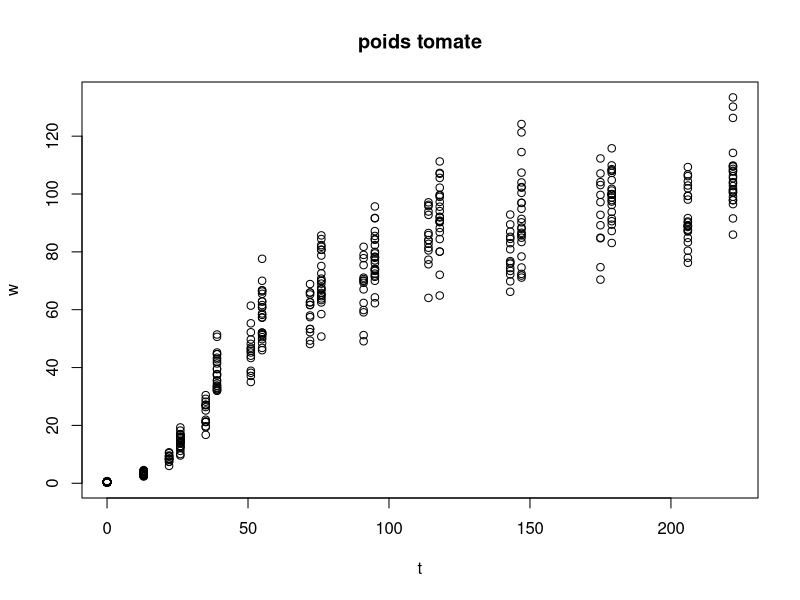
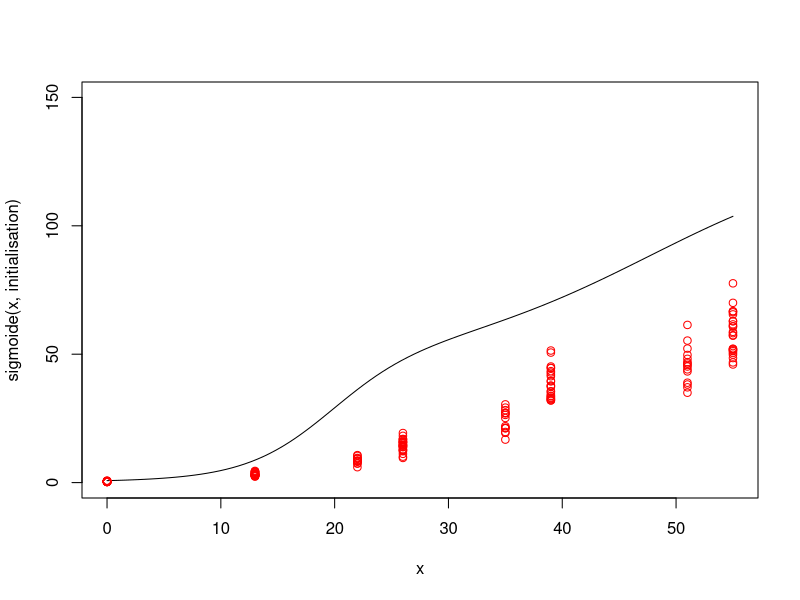
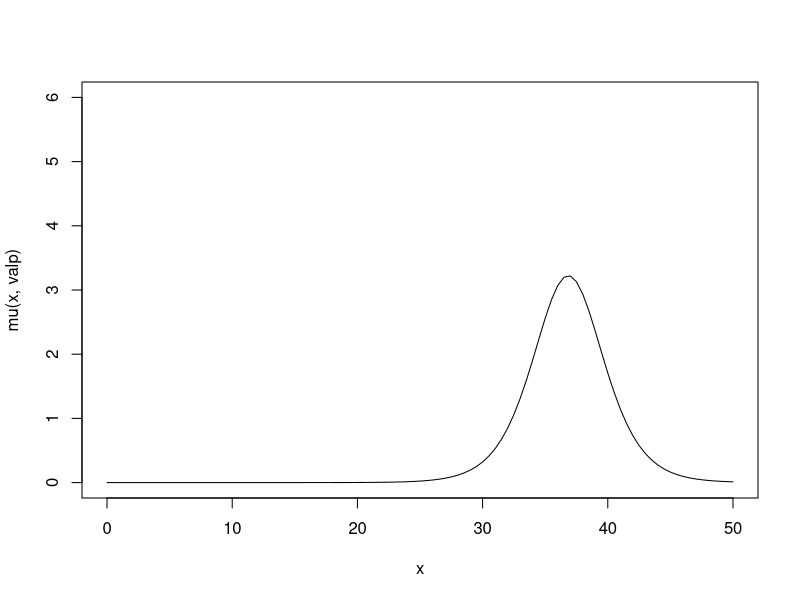
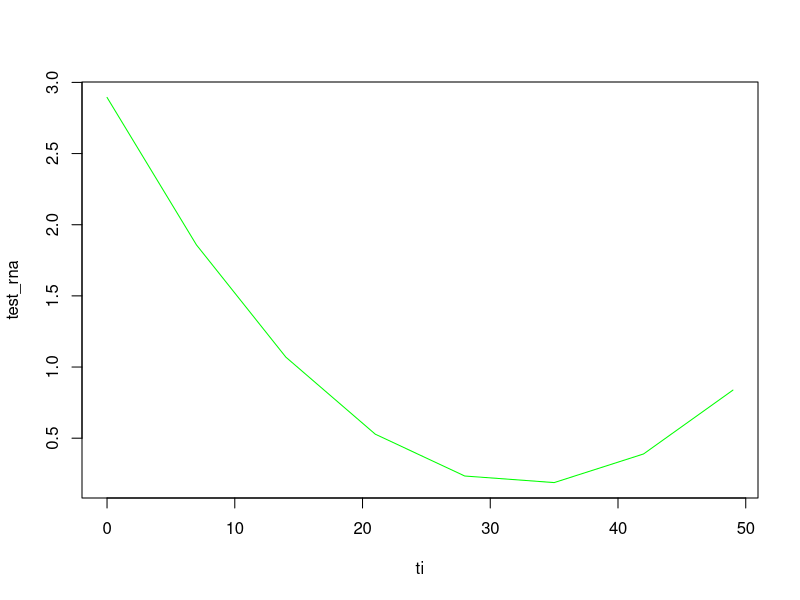

Generate these figures, in order, with R: (Note: this script raises an error after producing the figures.)
##### fit de ks et kd #######################################
# on dispose de rna(t) et de n mesures (ti,pi)
# dp/dt=ks*rna-(kd+mu)*p
# p(0)=p0
# ###########################################################
setwd("../data_kiwi/")
library(deSolve)
library(rlang)# utilisation de is empty
library(pracma)
library(minpack.lm)

############## avec mu ##################################
# donn?es poids
poids <- read.csv("poids_kiwi.csv",header = T,col.names = c("t","w"))
attach(poids)
plot(t,w,main="poids tomate")
# fit du poids par double sigmoide
sigmoide=function(t,par){
  s=par[4]+par[1]/(1+exp(-par[2]*(t-par[3]))) +par[5]/(1+exp(-par[6]*(t-par[7])))
  return(s)}
#

initialisation=c(a=48.4,b=0.27,c=19.62,d=0.1,e=80.27,f=0.11,g=47.82)
curve(sigmoide(x,initialisation),0,55,ylim=c(0,150))
points(t,w,col="red")
model_sig=nls(w~d+a/(1+exp(-b*(t-c))) +e/(1+exp(-f*(t-g))),start = initialisation,algorithm = "port")
# fit du poids par double sigmoide
mu=function(t,par){
  s=par[4]+par[1]/(1+exp(-par[2]*(t-par[3]))) +par[5]/(1+exp(-par[6]*(t-par[7])))
  ds=par[1]*par[2]*exp(-par[2]*(t-par[3]))/(1+exp(-par[2]*(t-par[3])))^2
  par[5]*par[6]*exp(-par[6]*(t-par[7]))/(1+exp(-par[6]*(t-par[7])))^2
  mu=ds
  return(mu)}
#
valp=coef(model_sig)
curve(mu(x,valp),0,50,ylim=c(0,6))
##############################################################
# choix rna courbe
rna<-function(t) {
  #out=-10/55^2*(t-55/2)^2+2.5
  out=2*exp(-(t-55/2)^2/500)
  return(out)}

rna<-function(t) {
  #out=-10/55^2*(t-55/2)^2+2.5
  out=2*exp(-t/5)-1/70*t+11/14
  return(out)}
rna<-function(t) {
  #out=-10/55^2*(t-55/2)^2+2.5
  #out=0.003124*t^2-0.217440*t+4.009098
  out=0.003559*t^2-0.233527*t+4.078663
  return(out)}
dt=7
t1=seq(0,55,dt)
ti=sort(c(t1,t1,t1))
test_rna<-rna(ti)
test_rna<-test_rna/mean(test_rna)
coef=polyfit(ti,log(test_rna),3)
# g?n?ration des donn?es par r?solution ode


plot(ti,test_rna,"l",col="green")
lines(ti,polyval(coef,t),"l",col="red")
# cr?ation donn?es avec prise en compte de mu
##############################################################
fmu=function(t,p,par){
  dp=par["ks"]*exp(polyval(coef,t))-(par["kd"]+mu(t,valp))*p
  return(list(dp))}
p0=3
ks_vrai=0.5
kd_vrai=0.2
parInit<-list("start_prot"=p0,"ks"=ks_vrai,"kd"=kd_vrai)
parInit2<-list("start_prot"=p0,"ks"=ks_vrai,"kd"=kd_vrai*0.1)
parInit3<-list("start_prot"=p0,"ks"=ks_vrai*5,"kd"=kd_vrai*5)
parInit4<-list("start_prot"=p0,"ks"=ks_vrai*10,"kd"=kd_vrai*10)
listPar<-list("par1"=parInit,"par2"=parInit2,"par3"=parInit3,"par4"=parInit4)
# r?solution EDO pour ti=0,7,14,..
# ajout de bruit de 20%
bruit=1

Noisify <- function(data,bruit) {
  #  noise <- runif(length(data), -bruit, bruit)
  noise<-rnorm(length(data),0,bruit)
  noisified <- data+noise
  noisified[noisified<0]=abs(data[noisified<0])
  # si la valeur bruit?e est n?gative, on diminue le bruit 
  #noisified[noisified<0]=data[noisified<0]+runif(length(noisified[noisified<0]), -data[noisified<0], data[noisified<0])
  #noisified[noisified<0]=data[noisified<0]+rnorm(length(noisified[noisified<0]), 0,data[noisified<0] )
  return(noisified)
}
pdf("Fake data test.pdf")
res_list<-lapply(listPar, function(el){
  tryCatch({
  dt=7
  t1=seq(0,55,dt)
  ti=sort(c(t1,t1,t1))
  sol=ode(y=p0,times=ti,func=fmu,parms=c(ks=el[["ks"]],kd=el[["kd"]]))
  
  solb<-matrix(nrow=length(sol[,2]),ncol=2)
  solb[,1]=sol[,1]
  bruit=min( sqrt(mean(sol[,2])/6),0.5)
  val_prot<-Noisify(sol[,2],bruit)
  solb[,2]=val_prot
  el[["Noisy sol"]]=solb
  el[["Original sol"]]=solb
  # resolution pour ti=0,7,14,...
  #sol=ode(y=p0,times=t,func=f,parms=c(ks=0.31,kd=0.17))
  plot(solb,ylim=c(0,max(sol[,2])),col="green")
  points(sol,ylim=c(0,max(sol[,2])),col="blue")
  curve(rna(x),0,55,col="blue",add=TRUE)
  legend("topleft",c("pts bruit?s","points exacts","rna"),lty=c(NA,NA,1),pch=c(1,1,NA),col =c("green","blue","blue"),cex=0.5)
  solb=data.frame(solb)
  names(solb) <- c("t", "p")
  attach(solb)
  
  
  ##################################################################"
  # nls pour retrouver ks et kd
  ##################################################################
  
  #nls.control(maxiter = 1000, tol = 1e-03, minFactor = 1/1024,
  #printEval = FALSE, warnOnly = T)
  #ksmin=ks_vrai*0.25#
  ksmin=0
  ksmax=el$ks*40
  #kdmin=kd_vrai*0.25
  kdmin=0
  kdmax=el$kd*40
  lb=c(ksmin,kdmin,0);ub=c(ksmax,kdmax,2*p0)
  # starting value de kd: max(...) to avoid negative value
  kdinit=max(log(solb[1,2]/solb[4,2])/7,0.001)
  # starting value ks
  ksinit=max(solb[4,2]/solb[4,1]*kdinit,0.001)
  initialisation=list(ks=ksinit,kd=kdinit,p00=p0)
  fit<-nls(solb$p~ode(y=p00,times=sol[,1],func=fmu,parms=c(ks=ks,kd=kd))[,2],data=list(solb),start=initialisation,algorithm="port",control=list(minFactor=1e-5,maxiter=1000),lower=lb,upper=ub)
  # fit2<-nlsLM(solb$p~ode(y=p00,times=sol[,1],func=fmu,parms=c(ks=ks,kd=kd)),data=list(solb),start=initialisation,control=list(minFactor=1e-5,maxiter=1000),lower=lb,upper=ub)
  summary(fit)
  # summary(fit2)
  #fit<-nls(solb$p~ode(y=coef(fit)[3],times=sol[,1],func=f,parms=c(ks=ks,kd=kd))[,2],data=list(solb),start=coef(fit),algorithm="port",control=list(minFactor=1e-5,maxiter=1000),lower=lb,upper=ub)
  el[["coefs"]]=coef(fit)
  theo<-ode(y=coef(fit)[3],times=sol[,1],func=fmu,parms=coef(fit))
  hauteur=max(max(sol[,2]),max(solb[,2]))
  plot(theo[,1],theo[,2],type="l",main="Fit Test ", col="green",ylim=c(0,14),xlab="t (days)", ylab="Proteins")
  points(t,solb$p,pch=1,col="red")
  points(sol[,1],sol[,2],col="blue",pch=4)
  par(new=TRUE)
  theo_exact<-ode(y=p0,times=sol[,1],func=fmu,parms=c(ks=el[["ks"]],kd=el[["kd"]]))
  eq2 = paste0("ks=",round(el[["ks"]],3), " kd=",round(el[["kd"]],3)," Fit: ks = ", round(coef(fit)[1],4)," kd=",round(coef(fit)[2],4))
  plot(theo_exact[,1],theo_exact[,2],type="l",xlab="t (days)", ylab="Proteins",ylim=c(0,14),sub=eq2,col="blue")
  legend("top",c("fitted curve","noisified points","exact points","exact curve"),lty=c(1,NA,NA,1),pch=c(NA,1,1,NA),col =c("green","red","blue","blue"),cex=0.5)
  el[["theo"]]<-theo
  el[["theo_exact"]]<-theo_exact
  return(el)
  },error=function(e) NULL)
})
dev.off()




Noisify <- function(data,bruit) {
  # bruit uniforme
  noise <- runif(length(data), -bruit, bruit)
  # bruit suivant une loi normale de variance bruit
  # noise <- rnorm(length(data),0,bruit)
  hist(noise)
  noisified <- data+noise
  while (is_empty(noisified[noisified<0])==FALSE){
    # si la valeur bruit?e est n?gative, on diminue le bruit
    noisified[noisified<0]=data[noisified<0]+runif(length(noisified[noisified<0]), -data[noisified<0], data[noisified<0])
    #noisified[noisified<0]=data[noisified<0]+rnorm(length(noisified[noisified<0]), 0, bruit])
  }
  return(noisified)
}
